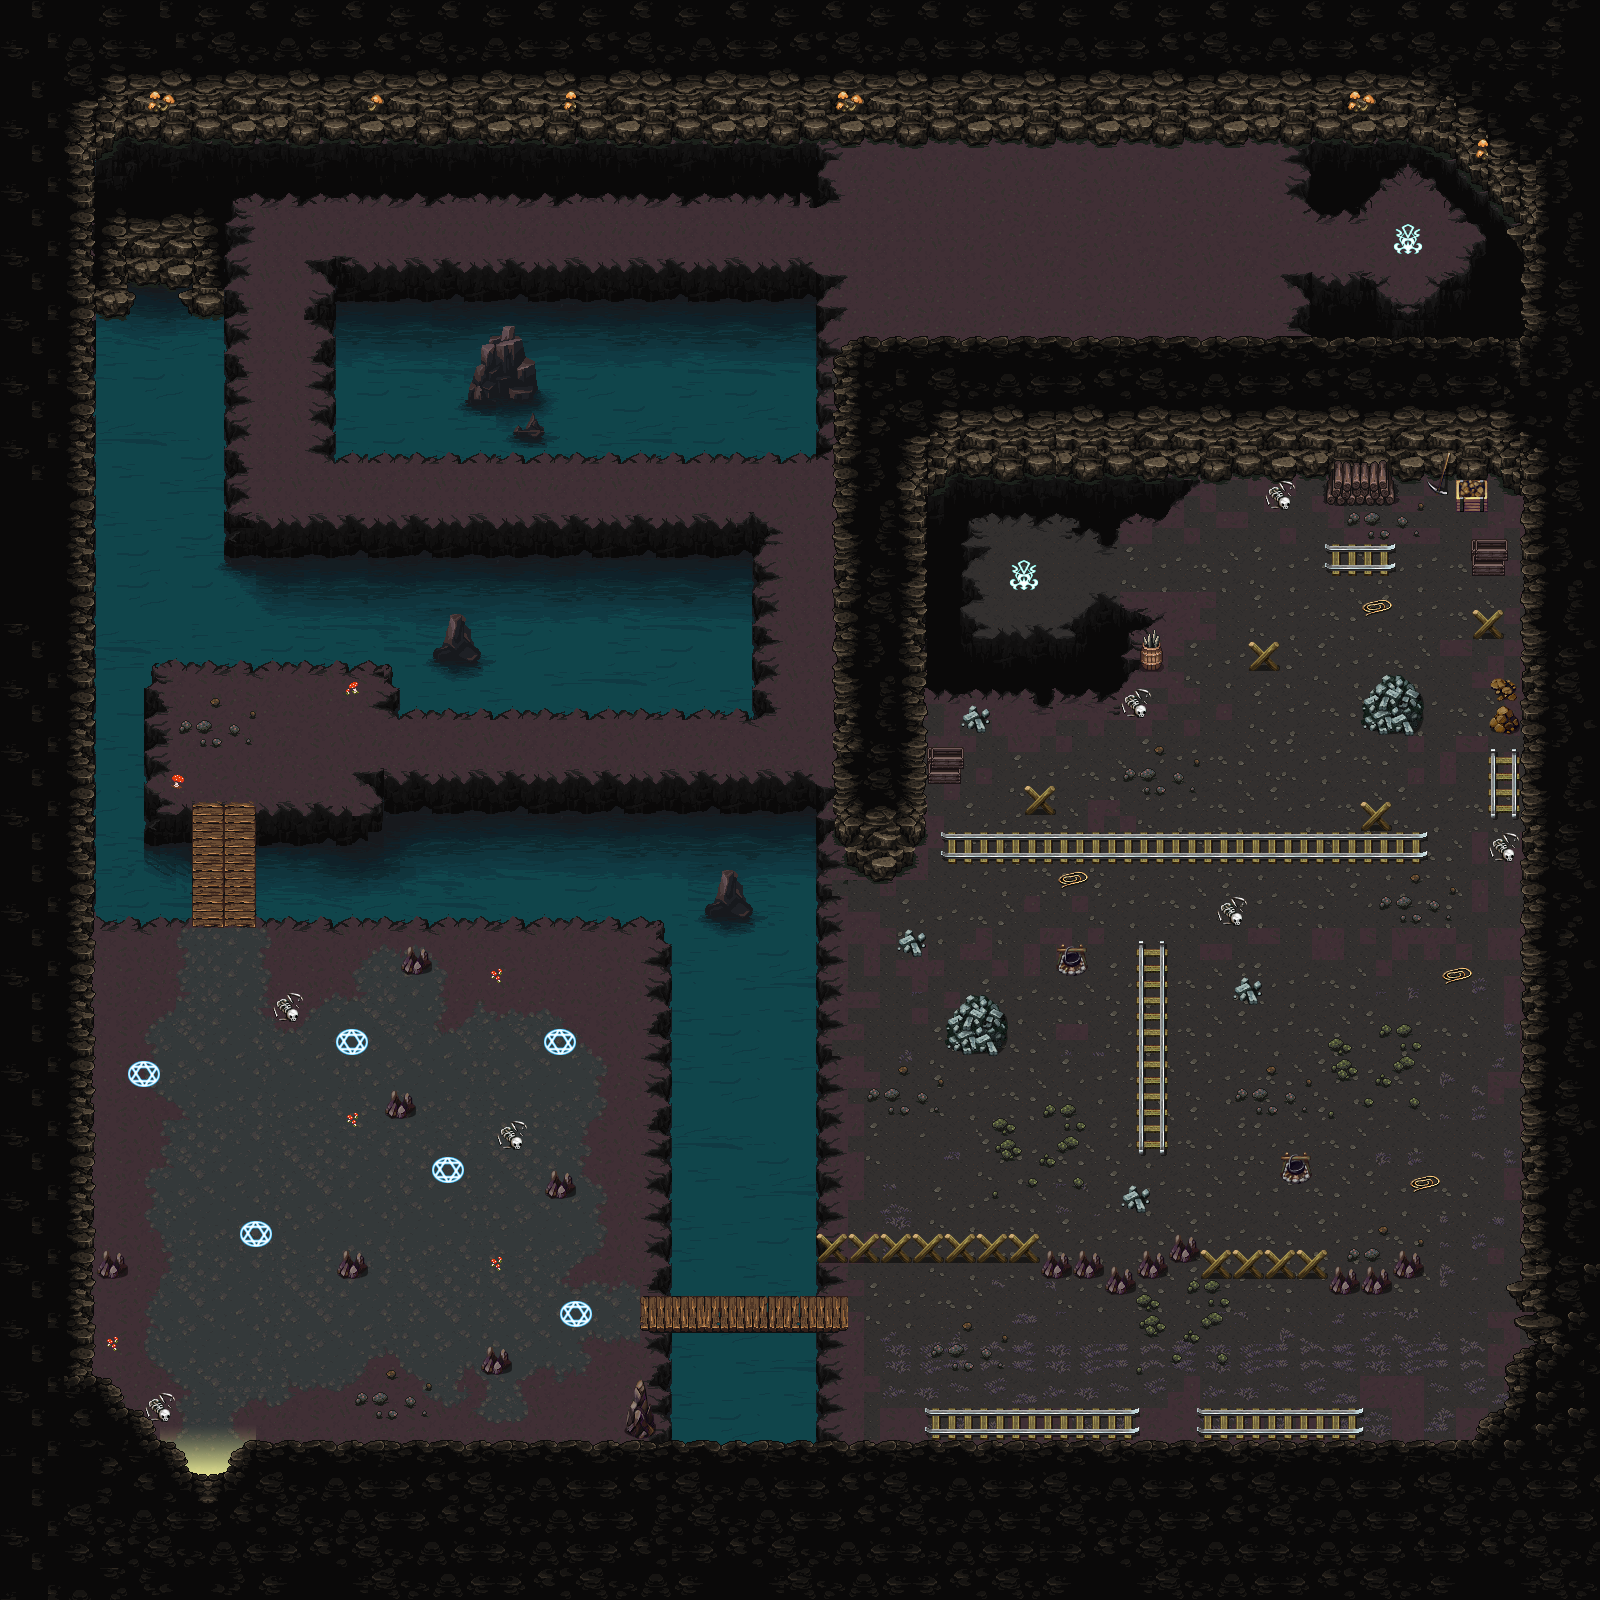

This game map was drawn from its Tiled (.tmx) file and the tilesets committed beside it. A one-line description and the trimmed map source follow:
An orthogonal 100x100 tile map with 16x16 px tiles, 5 tile layers (PavimentoBase, PavimentoSopra, Luceporta (per ora), Mura, ...), 14 tilesets and 83 objects.

<map version="1.10" tiledversion="1.10.2" orientation="orthogonal" renderorder="right-down" width="100" height="100" tilewidth="16" tileheight="16" infinite="0" nextlayerid="10" nextobjectid="91">
 <tileset firstgid="1" name="LedB" tilewidth="16" tileheight="16" tilecount="128" columns="8">
  <image source="../../Tileset/_PSD/Anim/LedB.png" width="128" height="256" />
 </tileset>
 <tileset firstgid="129" name="LedC" tilewidth="16" tileheight="16" tilecount="128" columns="8">
  <image source="../../Tileset/_PSD/Anim/LedC.png" width="128" height="256" />
 </tileset>
 <tileset firstgid="257" name="decorative" tilewidth="16" tileheight="16" tilecount="1560" columns="26">
  <image source="../../Tileset/_PSD/decorative.png" width="416" height="960" />
 </tileset>
 <tileset firstgid="1817" name="MainLev2.0" tilewidth="16" tileheight="16" tilecount="9792" columns="102">
  <image source="../../Tileset/_PSD/MainLev2.0.png" width="1632" height="1536" />
 </tileset>
 <tileset firstgid="11609" name="background4b" tilewidth="16" tileheight="16" tilecount="1800" columns="60">
  <image source="../../Tileset/Fantasy Caves/background4b.png" width="960" height="480" />
 </tileset>
 <tileset firstgid="13409" name="mainlev_build" tilewidth="16" tileheight="16" tilecount="4096" columns="64">
  <image source="../../Tileset/Fantasy Caves/mainlev_build.png" width="1024" height="1024" />
 </tileset>
 <tileset firstgid="17505" name="props1" tilewidth="16" tileheight="16" tilecount="6400" columns="80">
  <image source="../../Tileset/Fantasy Caves/props1.png" width="1280" height="1280" />
 </tileset>
 <tileset firstgid="23905" name="tilee" tilewidth="16" tileheight="16" tilecount="1024" columns="32">
  <image source="../../Tileset/Pinterest/Tileset_Completo_Case_e_Esterni/tilee.png" width="512" height="512" />
 </tileset>
 <tileset firstgid="24929" name="Decorations" tilewidth="16" tileheight="16" tilecount="256" columns="16">
  <image source="../../Tileset/TopDownFantasy-Forest/Decorations/Decorations.png" width="256" height="256" />
 </tileset>
 <tileset firstgid="25185" name="tiled" tilewidth="16" tileheight="16" tilecount="1024" columns="32">
  <image source="../../Tileset/Pinterest/Tileset_Completo_Case_e_Esterni/tiled.png" width="512" height="512" />
 </tileset>
 <tileset firstgid="26209" name="LightShadow_pipo" tilewidth="16" tileheight="16" tilecount="192" columns="16">
  <image source="../../Tileset/Pipoya RPG Tileset 32x32/SampleMap/LightShadow_pipo.png" width="256" height="192" />
 </tileset>
 <tileset firstgid="26401" name="MainLev2.0" tilewidth="16" tileheight="16" tilecount="416" columns="26">
  <image source="../../Tileset/Altri Tileset/MainLev2.0.png" width="416" height="256" />
 </tileset>
 <tileset firstgid="26817" name="Spike Trap" tilewidth="16" tileheight="16" tilecount="56" columns="28">
  <image source="../../Tileset/Traps/Spike Trap.png" width="448" height="32" />
 </tileset>
 <tileset firstgid="26873" name="decorative_props" tilewidth="16" tileheight="16" tilecount="1024" columns="32">
  <image source="../../Tileset/Houses_and_Interiors/decorative_props.png" width="512" height="512" />
 </tileset>
 <layer id="1" name="PavimentoBase" width="100" height="100">
  <data>[10000 cells, 9824 non-empty, 327 distinct tile ids]</data>
 </layer>
 <layer id="6" name="PavimentoSopra" width="100" height="100">
  <data>[10000 cells, 4340 non-empty, 695 distinct tile ids]</data>
 </layer>
 <layer id="5" name="Luceporta (per ora)" width="100" height="100">
  <data>[10000 cells, 111 non-empty, 54 distinct tile ids]</data>
 </layer>
 <layer id="4" name="Mura" width="100" height="100">
  <data>[10000 cells, 3563 non-empty, 328 distinct tile ids]</data>
 </layer>
 <layer id="8" name="Decorazioni" width="100" height="100">
  <data>[10000 cells, 887 non-empty, 252 distinct tile ids]</data>
 </layer>
 <objectgroup id="9" name="Livello di oggetti 1" visible="0">
  <object id="1" x="654.333" y="922.667" width="181.333" height="359.333" />
  <object id="2" x="654.333" y="1328" width="179" height="106" />
  <object id="3" x="94" y="799" width="94.3333" height="126" />
  <object id="4" x="254" y="805.333" width="584.666" height="116.667" />
  <object id="5" x="35" y="912" width="61" height="621" />
  <object id="6" x="96.6667" y="1455.33" width="88.6667" height="77.3333" />
  <object id="8" x="96" y="1412" width="45.3333" height="40" />
  <object id="10" x="141.333" y="1424.67" width="12.6667" height="28" />
  <object id="11" x="156" y="1440" width="25.3333" height="14" />
  <object id="12" x="96" y="1378.67" width="15.3333" height="31.3333" />
  <object id="13" x="114" y="1389.33" width="8" height="21.3333" />
  <object id="14" x="186" y="1475.33" width="43.3333" height="55.3333" />
  <object id="15" x="231.333" y="1446.67" width="14.6667" height="84" />
  <object id="16" x="246.667" y="1435.33" width="1340.67" height="96.6667" />
  <object id="17" x="1477.33" y="1412.67" width="110" height="30" />
  <object id="18" x="1504.67" y="1354.67" width="82" height="60" />
  <object id="19" x="1518.67" y="158" width="68" height="1195.33" />
  <object id="20" x="90" y="48" width="1419" height="89" />
  <object id="21" x="1292" y="313" width="229" height="23" />
  <object id="22" x="1293" y="277.5" width="84.5" height="33.5" />
  <object id="23" x="1378" y="298" width="16" height="13.5" />
  <object id="24" x="1427.5" y="295.5" width="14" height="13.5" />
  <object id="25" x="1442.5" y="278" width="81" height="35" />
  <object id="26" x="1471.5" y="244" width="50" height="30.5" />
  <object id="27" x="1487" y="139.5" width="33" height="103" />
  <object id="28" x="1291" y="138.5" width="195.75" height="26.5" />
  <object id="29" x="1291" y="165" width="103.5" height="16.5" />
  <object id="30" x="1297.75" y="184.75" width="77" height="16.5" />
  <object id="32" x="1422.25" y="165" width="63.75" height="14" />
  <object id="33" x="1447.5" y="180" width="39" height="25" />
  <object id="34" x="1462.5" y="205.5" width="24.25" height="17.5" />
  <object id="35" x="832" y="332.333" width="92" height="530.667" />
  <object id="36" x="925" y="332.333" width="595" height="145.667" />
  <object id="37" x="927" y="479" width="236" height="40" />
  <object id="38" x="923" y="519" width="53.5" height="174" />
  <object id="39" x="977" y="628" width="158.5" height="64" />
  <object id="40" x="1071.5" y="613.5" width="75" height="15" />
  <object id="41" x="1090.5" y="592.5" width="28" height="20" />
  <object id="42" x="1076" y="518.5" width="44" height="14" />
  <object id="43" x="1099.5" y="533.5" width="18" height="9.5" />
  <object id="44" x="1163" y="478.667" width="33.6667" height="12.3333" />
  <object id="45" x="1163.67" y="491.667" width="7" height="21" />
  <object id="46" x="1171.33" y="492" width="13" height="10.3333" />
  <object id="47" x="102" y="1253.67" width="22" height="8.33333" />
  <object id="48" x="403.667" y="948.333" width="26.3333" height="11" />
  <object id="49" x="390.333" y="1092" width="22.6667" height="10.6667" />
  <object id="50" x="338.333" y="1251.33" width="27" height="12" />
  <object id="51" x="548.333" y="1172" width="23.6667" height="10.3333" />
  <object id="52" x="482.667" y="1347" width="27.6667" height="12.3333" />
  <object id="53" x="630.667" y="1384" width="18.6667" height="48" />
  <object id="55" x="1436.75" y="180.5" width="10" height="15.75" />
  <object id="56" x="1480.25" y="224.75" width="5.75" height="9.25" />
  <object id="57" x="235.333" y="138.5" width="596.333" height="59.5" />
  <object id="58" x="166.333" y="139" width="68.1667" height="427.667" />
  <object id="59" x="315" y="264.167" width="513.5" height="192.5" />
  <object id="60" x="236.333" y="517.5" width="528.667" height="151.5" />
  <object id="61" x="385.5" y="673" width="378.5" height="42.8333" />
  <object id="62" x="111" y="624.5" width="132" height="44" />
  </objectgroup>
</map>
<!-- 25 of 83 objects omitted -->
